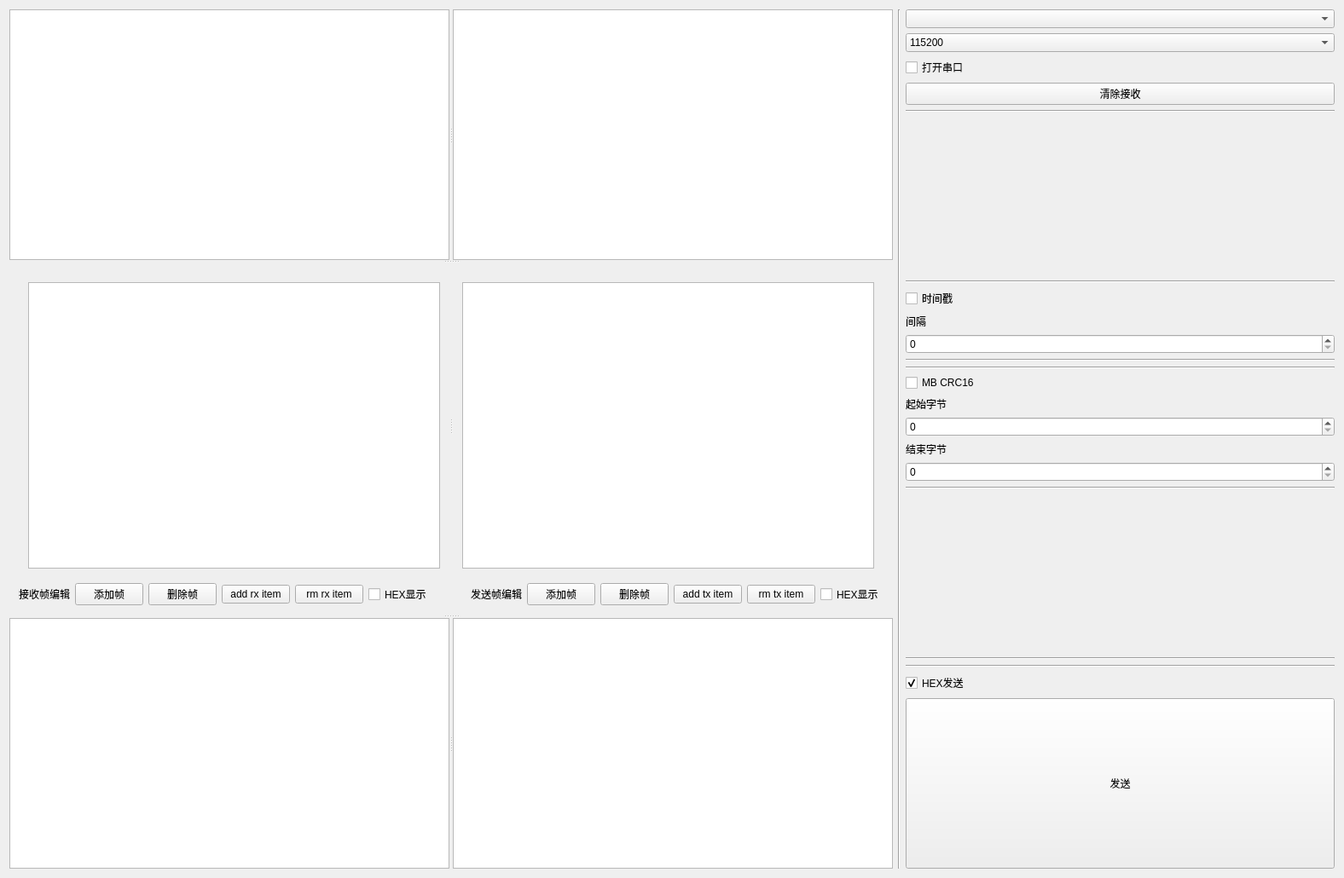
<?xml version="1.0" encoding="UTF-8"?>
<ui version="4.0">
 <class>Widget</class>
 <widget class="QWidget" name="Widget">
  <property name="geometry">
   <rect>
    <x>0</x>
    <y>0</y>
    <width>1576</width>
    <height>1030</height>
   </rect>
  </property>
  <property name="windowTitle">
   <string>Widget</string>
  </property>
  <layout class="QHBoxLayout" name="horizontalLayout_7">
   <item>
    <widget class="QSplitter" name="splitter_4">
     <property name="orientation">
      <enum>Qt::Vertical</enum>
     </property>
     <widget class="QSplitter" name="splitter">
      <property name="orientation">
       <enum>Qt::Horizontal</enum>
      </property>
      <widget class="QTextBrowser" name="rxBrowser"/>
      <widget class="QTextBrowser" name="logBrowser"/>
     </widget>
     <widget class="QWidget" name="layoutWidget">
      <layout class="QVBoxLayout" name="verticalLayout_7">
       <item>
        <widget class="QSplitter" name="splitter_3">
         <property name="orientation">
          <enum>Qt::Horizontal</enum>
         </property>
         <widget class="QWidget" name="layoutWidget">
          <layout class="QVBoxLayout" name="verticalLayout_5">
           <item>
            <widget class="QTableView" name="rxItemTable"/>
           </item>
          </layout>
         </widget>
         <widget class="QWidget" name="layoutWidget">
          <layout class="QVBoxLayout" name="verticalLayout_4">
           <item>
            <widget class="QTableView" name="itemTable"/>
           </item>
          </layout>
         </widget>
        </widget>
       </item>
       <item>
        <layout class="QHBoxLayout" name="horizontalLayout_6">
         <item>
          <layout class="QHBoxLayout" name="horizontalLayout_2">
           <item>
            <widget class="QLabel" name="rxLab">
             <property name="text">
              <string>接收帧编辑</string>
             </property>
            </widget>
           </item>
           <item>
            <widget class="QPushButton" name="pushButton_2">
             <property name="text">
              <string>添加帧</string>
             </property>
            </widget>
           </item>
           <item>
            <widget class="QPushButton" name="pushButton">
             <property name="text">
              <string>删除帧</string>
             </property>
            </widget>
           </item>
           <item>
            <widget class="QPushButton" name="addRx">
             <property name="text">
              <string>add rx item</string>
             </property>
            </widget>
           </item>
           <item>
            <widget class="QPushButton" name="rmRx">
             <property name="text">
              <string>rm rx item</string>
             </property>
            </widget>
           </item>
           <item>
            <widget class="QCheckBox" name="checkBox">
             <property name="text">
              <string>HEX显示</string>
             </property>
            </widget>
           </item>
          </layout>
         </item>
         <item>
          <spacer name="horizontalSpacer">
           <property name="orientation">
            <enum>Qt::Horizontal</enum>
           </property>
           <property name="sizeHint" stdset="0">
            <size>
             <width>40</width>
             <height>20</height>
            </size>
           </property>
          </spacer>
         </item>
         <item>
          <widget class="QLabel" name="txLab">
           <property name="text">
            <string>发送帧编辑</string>
           </property>
          </widget>
         </item>
         <item>
          <layout class="QHBoxLayout" name="horizontalLayout_5">
           <item>
            <widget class="QPushButton" name="saveFram">
             <property name="text">
              <string>添加帧</string>
             </property>
            </widget>
           </item>
           <item>
            <widget class="QPushButton" name="rmFram">
             <property name="text">
              <string>删除帧</string>
             </property>
            </widget>
           </item>
           <item>
            <widget class="QPushButton" name="addTx">
             <property name="text">
              <string>add tx item</string>
             </property>
            </widget>
           </item>
           <item>
            <widget class="QPushButton" name="rmTx">
             <property name="text">
              <string>rm tx item</string>
             </property>
            </widget>
           </item>
           <item>
            <widget class="QCheckBox" name="checkBox_2">
             <property name="text">
              <string>HEX显示</string>
             </property>
            </widget>
           </item>
          </layout>
         </item>
        </layout>
       </item>
      </layout>
     </widget>
     <widget class="QSplitter" name="splitter_2">
      <property name="orientation">
       <enum>Qt::Horizontal</enum>
      </property>
      <widget class="QTableView" name="rxFramTable"/>
      <widget class="QTableView" name="framTable"/>
     </widget>
    </widget>
   </item>
   <item>
    <layout class="QHBoxLayout" name="horizontalLayout_3"/>
   </item>
   <item>
    <widget class="Line" name="line_8">
     <property name="orientation">
      <enum>Qt::Vertical</enum>
     </property>
    </widget>
   </item>
   <item>
    <layout class="QVBoxLayout" name="verticalLayout_6">
     <item>
      <layout class="QVBoxLayout" name="verticalLayout">
       <item>
        <widget class="QComboBox" name="choicePort"/>
       </item>
       <item>
        <widget class="QComboBox" name="baudNum">
         <item>
          <property name="text">
           <string>115200</string>
          </property>
         </item>
        </widget>
       </item>
       <item>
        <widget class="QCheckBox" name="openPort">
         <property name="text">
          <string>打开串口</string>
         </property>
        </widget>
       </item>
       <item>
        <widget class="QPushButton" name="clearRx">
         <property name="text">
          <string>清除接收</string>
         </property>
        </widget>
       </item>
      </layout>
     </item>
     <item>
      <widget class="Line" name="line_6">
       <property name="orientation">
        <enum>Qt::Horizontal</enum>
       </property>
      </widget>
     </item>
     <item>
      <spacer name="verticalSpacer">
       <property name="orientation">
        <enum>Qt::Vertical</enum>
       </property>
       <property name="sizeHint" stdset="0">
        <size>
         <width>20</width>
         <height>166</height>
        </size>
       </property>
      </spacer>
     </item>
     <item>
      <layout class="QVBoxLayout" name="verticalLayout_2">
       <item>
        <widget class="Line" name="line_5">
         <property name="orientation">
          <enum>Qt::Horizontal</enum>
         </property>
        </widget>
       </item>
       <item>
        <widget class="QCheckBox" name="timeShow">
         <property name="text">
          <string>时间戳</string>
         </property>
        </widget>
       </item>
       <item>
        <widget class="QLabel" name="label">
         <property name="text">
          <string>间隔</string>
         </property>
        </widget>
       </item>
       <item>
        <widget class="QSpinBox" name="spinBox"/>
       </item>
       <item>
        <widget class="Line" name="line">
         <property name="orientation">
          <enum>Qt::Horizontal</enum>
         </property>
        </widget>
       </item>
       <item>
        <widget class="Line" name="line_2">
         <property name="orientation">
          <enum>Qt::Horizontal</enum>
         </property>
        </widget>
       </item>
       <item>
        <widget class="QCheckBox" name="crcCheck">
         <property name="text">
          <string>MB CRC16</string>
         </property>
        </widget>
       </item>
       <item>
        <widget class="QLabel" name="labelStart">
         <property name="text">
          <string>起始字节</string>
         </property>
        </widget>
       </item>
       <item>
        <widget class="QSpinBox" name="crcStart"/>
       </item>
       <item>
        <widget class="QLabel" name="labelEnd">
         <property name="text">
          <string>结束字节</string>
         </property>
        </widget>
       </item>
       <item>
        <widget class="QSpinBox" name="crcEnd"/>
       </item>
      </layout>
     </item>
     <item>
      <widget class="Line" name="line_4">
       <property name="orientation">
        <enum>Qt::Horizontal</enum>
       </property>
      </widget>
     </item>
     <item>
      <spacer name="verticalSpacer_2">
       <property name="orientation">
        <enum>Qt::Vertical</enum>
       </property>
       <property name="sizeHint" stdset="0">
        <size>
         <width>20</width>
         <height>165</height>
        </size>
       </property>
      </spacer>
     </item>
     <item>
      <layout class="QVBoxLayout" name="verticalLayout_3">
       <item>
        <widget class="Line" name="line_7">
         <property name="orientation">
          <enum>Qt::Horizontal</enum>
         </property>
        </widget>
       </item>
       <item>
        <widget class="Line" name="line_3">
         <property name="orientation">
          <enum>Qt::Horizontal</enum>
         </property>
        </widget>
       </item>
       <item>
        <widget class="QCheckBox" name="hexTx">
         <property name="text">
          <string>HEX发送</string>
         </property>
         <property name="checkable">
          <bool>true</bool>
         </property>
         <property name="checked">
          <bool>true</bool>
         </property>
        </widget>
       </item>
       <item>
        <widget class="QPushButton" name="tx">
         <property name="minimumSize">
          <size>
           <width>0</width>
           <height>200</height>
          </size>
         </property>
         <property name="text">
          <string>发送</string>
         </property>
        </widget>
       </item>
      </layout>
     </item>
    </layout>
   </item>
  </layout>
 </widget>
 <layoutdefault spacing="6" margin="11"/>
 <resources/>
 <connections/>
</ui>
